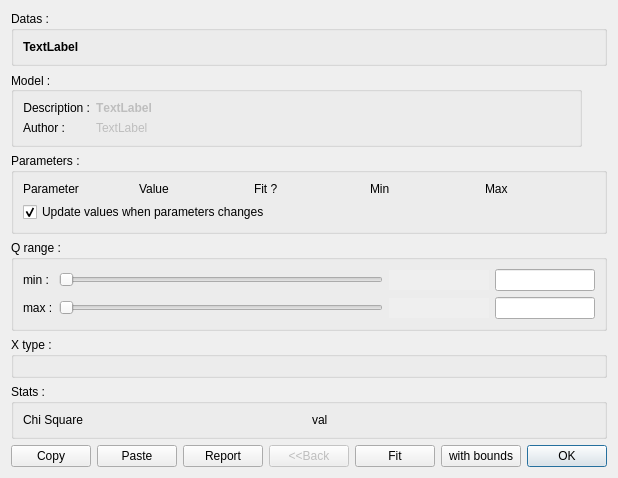
<?xml version="1.0" encoding="UTF-8"?>
<ui version="4.0">
 <class>dlgModel</class>
 <widget class="QDialog" name="dlgModel">
  <property name="windowModality">
   <enum>Qt::NonModal</enum>
  </property>
  <property name="geometry">
   <rect>
    <x>0</x>
    <y>0</y>
    <width>662</width>
    <height>376</height>
   </rect>
  </property>
  <property name="windowTitle">
   <string>Dialog</string>
  </property>
  <layout class="QVBoxLayout" name="verticalLayout">
   <property name="sizeConstraint">
    <enum>QLayout::SetFixedSize</enum>
   </property>
   <item>
    <widget class="QGroupBox" name="groupBox_2">
     <property name="title">
      <string>Datas :</string>
     </property>
     <layout class="QVBoxLayout" name="verticalLayout_4">
      <item>
       <widget class="QLabel" name="labelDatas">
        <property name="font">
         <font>
          <weight>75</weight>
          <italic>false</italic>
          <bold>true</bold>
         </font>
        </property>
        <property name="text">
         <string>TextLabel</string>
        </property>
       </widget>
      </item>
     </layout>
    </widget>
   </item>
   <item>
    <widget class="QGroupBox" name="groupBox">
     <property name="minimumSize">
      <size>
       <width>0</width>
       <height>70</height>
      </size>
     </property>
     <property name="maximumSize">
      <size>
       <width>571</width>
       <height>95</height>
      </size>
     </property>
     <property name="title">
      <string>Model :</string>
     </property>
     <property name="alignment">
      <set>Qt::AlignLeading|Qt::AlignLeft|Qt::AlignVCenter</set>
     </property>
     <layout class="QFormLayout" name="formLayout">
      <item row="0" column="0">
       <widget class="QLabel" name="label_3">
        <property name="text">
         <string>Description :</string>
        </property>
        <property name="alignment">
         <set>Qt::AlignRight|Qt::AlignTrailing|Qt::AlignVCenter</set>
        </property>
       </widget>
      </item>
      <item row="0" column="1">
       <widget class="QLabel" name="labelDescription">
        <property name="enabled">
         <bool>false</bool>
        </property>
        <property name="palette">
         <palette>
          <active>
           <colorrole role="Mid">
            <brush brushstyle="SolidPattern">
             <color alpha="255">
              <red>170</red>
              <green>0</green>
              <blue>0</blue>
             </color>
            </brush>
           </colorrole>
           <colorrole role="Text">
            <brush brushstyle="SolidPattern">
             <color alpha="255">
              <red>170</red>
              <green>0</green>
              <blue>0</blue>
             </color>
            </brush>
           </colorrole>
          </active>
          <inactive>
           <colorrole role="Mid">
            <brush brushstyle="SolidPattern">
             <color alpha="255">
              <red>170</red>
              <green>0</green>
              <blue>0</blue>
             </color>
            </brush>
           </colorrole>
           <colorrole role="Text">
            <brush brushstyle="SolidPattern">
             <color alpha="255">
              <red>170</red>
              <green>0</green>
              <blue>0</blue>
             </color>
            </brush>
           </colorrole>
          </inactive>
          <disabled>
           <colorrole role="Mid">
            <brush brushstyle="SolidPattern">
             <color alpha="255">
              <red>170</red>
              <green>0</green>
              <blue>0</blue>
             </color>
            </brush>
           </colorrole>
           <colorrole role="Text">
            <brush brushstyle="SolidPattern">
             <color alpha="255">
              <red>120</red>
              <green>120</green>
              <blue>120</blue>
             </color>
            </brush>
           </colorrole>
          </disabled>
         </palette>
        </property>
        <property name="font">
         <font>
          <weight>75</weight>
          <bold>true</bold>
          <kerning>false</kerning>
         </font>
        </property>
        <property name="text">
         <string>TextLabel</string>
        </property>
       </widget>
      </item>
      <item row="1" column="0">
       <widget class="QLabel" name="label_5">
        <property name="text">
         <string>Author :</string>
        </property>
        <property name="alignment">
         <set>Qt::AlignRight|Qt::AlignTrailing|Qt::AlignVCenter</set>
        </property>
       </widget>
      </item>
      <item row="1" column="1">
       <widget class="QLabel" name="labelAuthor">
        <property name="enabled">
         <bool>false</bool>
        </property>
        <property name="text">
         <string>TextLabel</string>
        </property>
       </widget>
      </item>
     </layout>
    </widget>
   </item>
   <item>
    <widget class="QGroupBox" name="gbParameters">
     <property name="title">
      <string>Parameters :</string>
     </property>
     <layout class="QVBoxLayout" name="verticalLayout_3">
      <item>
       <layout class="QGridLayout" name="gridParameters">
        <item row="0" column="1">
         <widget class="QLabel" name="label_6">
          <property name="text">
           <string>Value</string>
          </property>
         </widget>
        </item>
        <item row="0" column="2">
         <widget class="QLabel" name="label_7">
          <property name="text">
           <string>Fit ?</string>
          </property>
         </widget>
        </item>
        <item row="0" column="3">
         <widget class="QLabel" name="label_8">
          <property name="text">
           <string>Min</string>
          </property>
         </widget>
        </item>
        <item row="0" column="4">
         <widget class="QLabel" name="label_9">
          <property name="text">
           <string>Max</string>
          </property>
         </widget>
        </item>
        <item row="0" column="0">
         <widget class="QLabel" name="label_4">
          <property name="text">
           <string>Parameter</string>
          </property>
         </widget>
        </item>
       </layout>
      </item>
      <item>
       <widget class="QCheckBox" name="updateFit">
        <property name="text">
         <string>Update values when parameters changes</string>
        </property>
        <property name="checked">
         <bool>true</bool>
        </property>
       </widget>
      </item>
     </layout>
    </widget>
   </item>
   <item>
    <widget class="QGroupBox" name="groupBox_3">
     <property name="title">
      <string>Q range :</string>
     </property>
     <layout class="QGridLayout" name="gridLayout">
      <item row="0" column="1">
       <layout class="QGridLayout" name="gridLayout_3">
        <item row="0" column="0">
         <widget class="QLabel" name="label">
          <property name="text">
           <string>min :</string>
          </property>
         </widget>
        </item>
        <item row="1" column="1">
         <widget class="QSlider" name="sliderQmax">
          <property name="orientation">
           <enum>Qt::Horizontal</enum>
          </property>
         </widget>
        </item>
        <item row="1" column="0">
         <widget class="QLabel" name="label_2">
          <property name="text">
           <string>max :</string>
          </property>
         </widget>
        </item>
        <item row="0" column="1">
         <widget class="QSlider" name="sliderQmin">
          <property name="orientation">
           <enum>Qt::Horizontal</enum>
          </property>
         </widget>
        </item>
        <item row="0" column="2">
         <widget class="QLineEdit" name="editQmin">
          <property name="enabled">
           <bool>false</bool>
          </property>
          <property name="sizePolicy">
           <sizepolicy hsizetype="Fixed" vsizetype="Fixed">
            <horstretch>0</horstretch>
            <verstretch>0</verstretch>
           </sizepolicy>
          </property>
          <property name="minimumSize">
           <size>
            <width>50</width>
            <height>0</height>
           </size>
          </property>
          <property name="maximumSize">
           <size>
            <width>100</width>
            <height>16777215</height>
           </size>
          </property>
          <property name="font">
           <font>
            <kerning>true</kerning>
           </font>
          </property>
          <property name="frame">
           <bool>false</bool>
          </property>
         </widget>
        </item>
        <item row="1" column="2">
         <widget class="QLineEdit" name="editQmax">
          <property name="enabled">
           <bool>false</bool>
          </property>
          <property name="sizePolicy">
           <sizepolicy hsizetype="Fixed" vsizetype="Fixed">
            <horstretch>0</horstretch>
            <verstretch>0</verstretch>
           </sizepolicy>
          </property>
          <property name="minimumSize">
           <size>
            <width>50</width>
            <height>0</height>
           </size>
          </property>
          <property name="maximumSize">
           <size>
            <width>100</width>
            <height>16777215</height>
           </size>
          </property>
          <property name="frame">
           <bool>false</bool>
          </property>
         </widget>
        </item>
        <item row="0" column="3">
         <widget class="QLineEdit" name="editQminVal">
          <property name="minimumSize">
           <size>
            <width>30</width>
            <height>0</height>
           </size>
          </property>
          <property name="maximumSize">
           <size>
            <width>100</width>
            <height>16777215</height>
           </size>
          </property>
         </widget>
        </item>
        <item row="1" column="3">
         <widget class="QLineEdit" name="editQmaxVal">
          <property name="maximumSize">
           <size>
            <width>100</width>
            <height>16777215</height>
           </size>
          </property>
         </widget>
        </item>
       </layout>
      </item>
     </layout>
    </widget>
   </item>
   <item>
    <widget class="QGroupBox" name="groupPlotExp">
     <property name="title">
      <string>X type :</string>
     </property>
     <layout class="QVBoxLayout" name="verticalLayout_2">
      <item>
       <layout class="QGridLayout" name="gridLayoutPlotExp"/>
      </item>
     </layout>
    </widget>
   </item>
   <item>
    <widget class="QGroupBox" name="groupBox_4">
     <property name="title">
      <string>Stats :</string>
     </property>
     <layout class="QHBoxLayout" name="horizontalLayout">
      <item>
       <widget class="QLabel" name="label_10">
        <property name="text">
         <string>Chi Square</string>
        </property>
       </widget>
      </item>
      <item>
       <widget class="QLabel" name="lblChi">
        <property name="text">
         <string>val</string>
        </property>
       </widget>
      </item>
     </layout>
    </widget>
   </item>
   <item>
    <layout class="QGridLayout" name="gridLayout_4">
     <item row="0" column="5">
      <widget class="QPushButton" name="btnFit">
       <property name="text">
        <string>Fit</string>
       </property>
       <property name="flat">
        <bool>false</bool>
       </property>
      </widget>
     </item>
     <item row="0" column="6">
      <widget class="QPushButton" name="btnFitBounds">
       <property name="text">
        <string>with bounds</string>
       </property>
      </widget>
     </item>
     <item row="0" column="3">
      <widget class="QPushButton" name="btnReport">
       <property name="text">
        <string>Report</string>
       </property>
      </widget>
     </item>
     <item row="0" column="2">
      <widget class="QPushButton" name="btnPaste">
       <property name="text">
        <string>Paste</string>
       </property>
      </widget>
     </item>
     <item row="0" column="1">
      <widget class="QPushButton" name="btnCopy">
       <property name="text">
        <string>Copy</string>
       </property>
      </widget>
     </item>
     <item row="0" column="7">
      <widget class="QDialogButtonBox" name="buttonBox">
       <property name="layoutDirection">
        <enum>Qt::LeftToRight</enum>
       </property>
       <property name="orientation">
        <enum>Qt::Horizontal</enum>
       </property>
       <property name="standardButtons">
        <set>QDialogButtonBox::Ok</set>
       </property>
       <property name="centerButtons">
        <bool>false</bool>
       </property>
      </widget>
     </item>
     <item row="0" column="4">
      <widget class="QPushButton" name="btnBack">
       <property name="enabled">
        <bool>false</bool>
       </property>
       <property name="text">
        <string>&lt;&lt;Back</string>
       </property>
      </widget>
     </item>
    </layout>
   </item>
  </layout>
 </widget>
 <resources/>
 <connections>
  <connection>
   <sender>buttonBox</sender>
   <signal>accepted()</signal>
   <receiver>dlgModel</receiver>
   <slot>accept()</slot>
   <hints>
    <hint type="sourcelabel">
     <x>248</x>
     <y>254</y>
    </hint>
    <hint type="destinationlabel">
     <x>157</x>
     <y>274</y>
    </hint>
   </hints>
  </connection>
  <connection>
   <sender>buttonBox</sender>
   <signal>rejected()</signal>
   <receiver>dlgModel</receiver>
   <slot>reject()</slot>
   <hints>
    <hint type="sourcelabel">
     <x>316</x>
     <y>260</y>
    </hint>
    <hint type="destinationlabel">
     <x>286</x>
     <y>274</y>
    </hint>
   </hints>
  </connection>
 </connections>
</ui>
